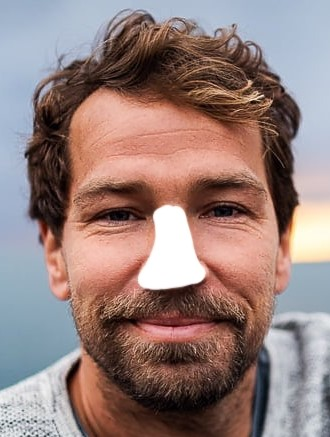
#> input picture input_images/input.jpg, 330 x 437 px
$ python -i utils.py   (imports and definitions only)
#> lines starting #> are read from the running program, lines starting #| are printed output that depends on the picture; after the words box and inside, x2 and y2 are one past the last pixel; in counts of white or black regions, pixels touching at a corner belong together
"""
Utility functions for EdgeConnect Face Reconstruction

Author: ABDULLAH AHMAD
License: MIT
"""

import os
import numpy as np
import cv2
from PIL import Image
from typing import Tuple, Optional, Union


# [20 lines left out: functions load_image, save_image, not called in this run]


def create_mask_from_white_regions(image: np.ndarray, threshold: int = 240) -> np.ndarray:
    """Create mask from white regions in the image"""
#> called with threshold = 240
    gray = cv2.cvtColor(image, cv2.COLOR_RGB2GRAY)
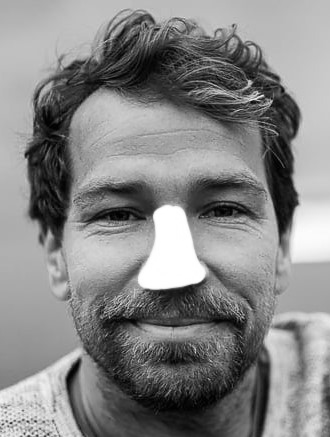
#> gray: shape (437, 330); min 0, max 255, mean 133.6
    mask = (gray > threshold).astype(np.uint8) * 255
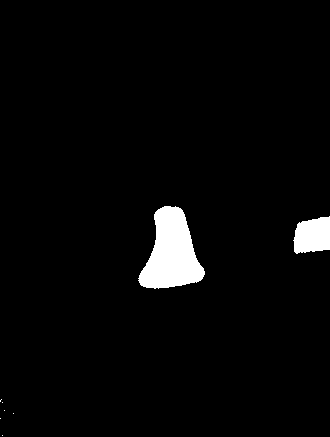
#> mask: shape (437, 330); 3.2% white; 8 white regions (6 under 20 px), largest, box (x1, y1, x2, y2) and area: (138, 206, 205, 289) 3438, (293, 216, 330, 254) 1126

    kernel = np.ones((3, 3), np.uint8)
    mask = cv2.morphologyEx(mask, cv2.MORPH_CLOSE, kernel)
#> mask: shape (437, 330); 3.2% white; 7 white regions (5 under 20 px), largest, box (x1, y1, x2, y2) and area: (138, 206, 205, 289) 3442, (293, 216, 330, 254) 1131
    mask = cv2.morphologyEx(mask, cv2.MORPH_OPEN, kernel)
#> mask: shape (437, 330); 3.2% white; 3 white regions (1 under 20 px), largest, box (x1, y1, x2, y2) and area: (138, 206, 205, 289) 3441, (294, 217, 330, 253) 1127

    return mask


# [29 lines left out: functions canny_edge_detection, edge_guided_inpainting, not called in this run]

>>> import cv2
>>> picture = cv2.cvtColor(cv2.imread('../input_images/input.jpg'), cv2.COLOR_BGR2RGB)
>>> result = create_mask_from_white_regions(picture)
